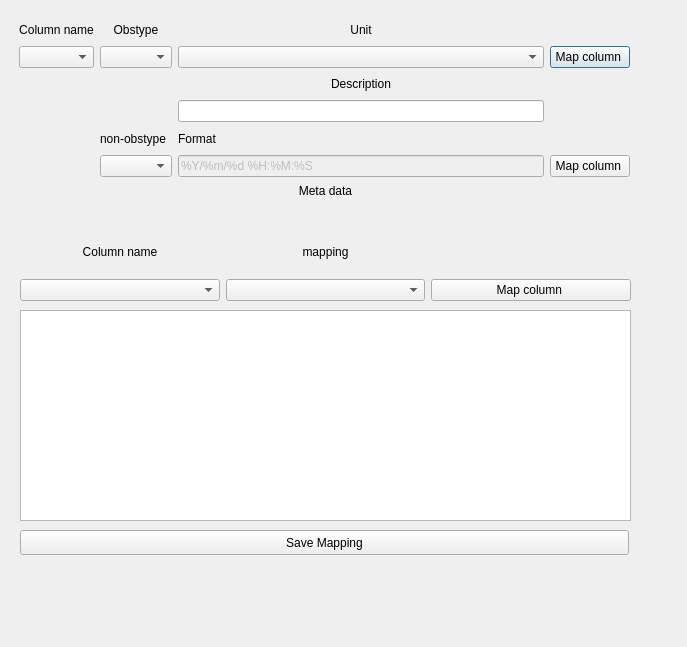
<?xml version="1.0" encoding="UTF-8"?>
<ui version="4.0">
 <class>Dialog</class>
 <widget class="QDialog" name="Dialog">
  <property name="geometry">
   <rect>
    <x>0</x>
    <y>0</y>
    <width>687</width>
    <height>647</height>
   </rect>
  </property>
  <property name="windowTitle">
   <string>Dialog</string>
  </property>
  <widget class="QWidget" name="gridLayoutWidget">
   <property name="geometry">
    <rect>
     <x>19</x>
     <y>19</y>
     <width>611</width>
     <height>158</height>
    </rect>
   </property>
   <layout class="QGridLayout" name="gridLayout">
    <item row="4" column="2">
     <widget class="QLabel" name="label_6">
      <property name="text">
       <string>Format</string>
      </property>
     </widget>
    </item>
    <item row="1" column="2">
     <widget class="QComboBox" name="unit_spinner"/>
    </item>
    <item row="3" column="2">
     <widget class="QLineEdit" name="obs_description"/>
    </item>
    <item row="0" column="1">
     <widget class="QLabel" name="label_2">
      <property name="text">
       <string>Obstype</string>
      </property>
      <property name="alignment">
       <set>Qt::AlignCenter</set>
      </property>
     </widget>
    </item>
    <item row="4" column="1">
     <widget class="QLabel" name="label_5">
      <property name="text">
       <string>non-obstype</string>
      </property>
     </widget>
    </item>
    <item row="1" column="1">
     <widget class="QComboBox" name="obstype_spinner"/>
    </item>
    <item row="5" column="1">
     <widget class="QComboBox" name="non_obstype_spinner"/>
    </item>
    <item row="4" column="3">
     <widget class="QLabel" name="label_7">
      <property name="text">
       <string/>
      </property>
     </widget>
    </item>
    <item row="1" column="3">
     <widget class="QPushButton" name="map_column_data">
      <property name="text">
       <string>Map column </string>
      </property>
     </widget>
    </item>
    <item row="5" column="3">
     <widget class="QPushButton" name="map_column_data_special">
      <property name="text">
       <string>Map column </string>
      </property>
     </widget>
    </item>
    <item row="1" column="0">
     <widget class="QComboBox" name="columnname_spinner"/>
    </item>
    <item row="4" column="0">
     <widget class="QLabel" name="label_4">
      <property name="text">
       <string/>
      </property>
     </widget>
    </item>
    <item row="0" column="0">
     <widget class="QLabel" name="label">
      <property name="text">
       <string>Column name</string>
      </property>
      <property name="alignment">
       <set>Qt::AlignCenter</set>
      </property>
     </widget>
    </item>
    <item row="0" column="2">
     <widget class="QLabel" name="label_3">
      <property name="text">
       <string>Unit</string>
      </property>
      <property name="alignment">
       <set>Qt::AlignCenter</set>
      </property>
     </widget>
    </item>
    <item row="5" column="2">
     <widget class="QLineEdit" name="datetimeformat">
      <property name="enabled">
       <bool>false</bool>
      </property>
      <property name="text">
       <string>%Y/%m/%d %H:%M:%S</string>
      </property>
     </widget>
    </item>
    <item row="2" column="2">
     <widget class="QLabel" name="label_11">
      <property name="text">
       <string>Description</string>
      </property>
      <property name="alignment">
       <set>Qt::AlignCenter</set>
      </property>
     </widget>
    </item>
   </layout>
  </widget>
  <widget class="QWidget" name="horizontalLayoutWidget">
   <property name="geometry">
    <rect>
     <x>20</x>
     <y>170</y>
     <width>611</width>
     <height>41</height>
    </rect>
   </property>
   <layout class="QHBoxLayout" name="horizontalLayout">
    <item>
     <widget class="QLabel" name="label_8">
      <property name="text">
       <string>Meta data</string>
      </property>
      <property name="alignment">
       <set>Qt::AlignCenter</set>
      </property>
     </widget>
    </item>
   </layout>
  </widget>
  <widget class="QWidget" name="gridLayoutWidget_2">
   <property name="geometry">
    <rect>
     <x>20</x>
     <y>230</y>
     <width>611</width>
     <height>71</height>
    </rect>
   </property>
   <layout class="QGridLayout" name="gridLayout_3">
    <item row="0" column="0">
     <widget class="QLabel" name="label_10">
      <property name="text">
       <string>Column name</string>
      </property>
      <property name="alignment">
       <set>Qt::AlignCenter</set>
      </property>
     </widget>
    </item>
    <item row="0" column="1">
     <widget class="QLabel" name="label_9">
      <property name="text">
       <string>mapping</string>
      </property>
      <property name="alignment">
       <set>Qt::AlignCenter</set>
      </property>
     </widget>
    </item>
    <item row="1" column="1">
     <widget class="QComboBox" name="metadata_spinner"/>
    </item>
    <item row="1" column="2">
     <widget class="QPushButton" name="map_column_metadata">
      <property name="text">
       <string>Map column </string>
      </property>
     </widget>
    </item>
    <item row="1" column="0">
     <widget class="QComboBox" name="meta_columnname"/>
    </item>
   </layout>
  </widget>
  <widget class="QPlainTextEdit" name="overview">
   <property name="geometry">
    <rect>
     <x>20</x>
     <y>310</y>
     <width>611</width>
     <height>211</height>
    </rect>
   </property>
  </widget>
  <widget class="QPushButton" name="close_button">
   <property name="geometry">
    <rect>
     <x>20</x>
     <y>530</y>
     <width>609</width>
     <height>25</height>
    </rect>
   </property>
   <property name="text">
    <string>Save Mapping</string>
   </property>
  </widget>
 </widget>
 <resources/>
 <connections/>
</ui>
